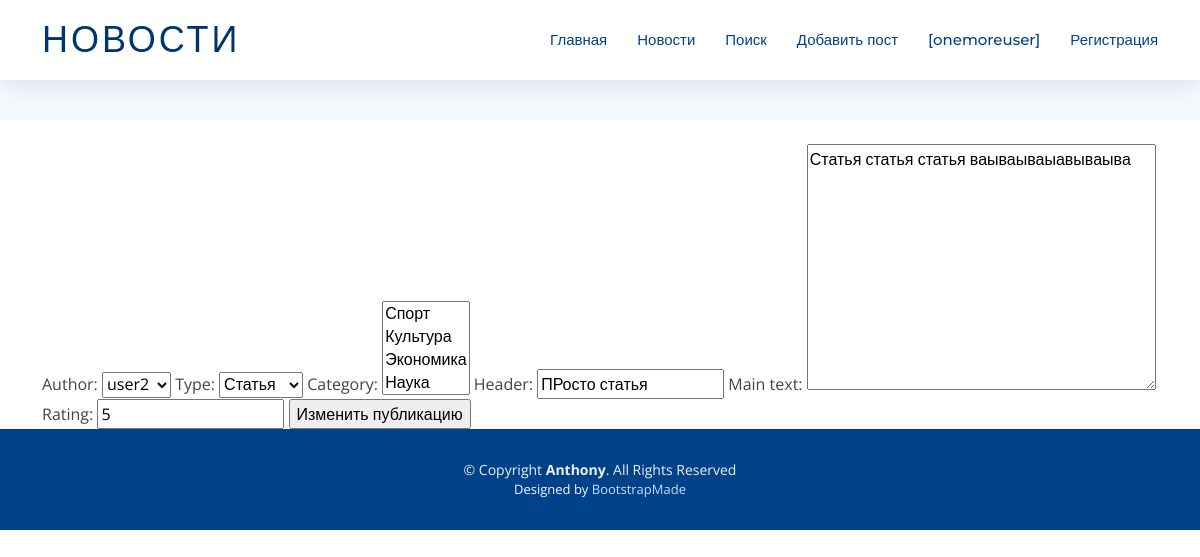
The app's page /news/123/edit/ (signed in) with its own data.
### news/models.py (models this page shows, shortened)
class Post(models.Model):
    author = models.ForeignKey(Author, null=False, on_delete = models.CASCADE)
    article = 'ar'
    news = 'nw'
    TYPES = [
        (article, 'Статья'),
        (news, 'Новость'),
    ]
    type = models.CharField(max_length = 2,
                                choices = TYPES,
                                default = news)
    creation_date_time = models.DateTimeField(auto_now_add = True)
    category = models.ManyToManyField(Category, through = 'PostCategory')
    header = models.CharField(max_length=255, null=False)
    main_text = models.TextField()
    rating = models.IntegerField(default=0)

### news/views.py (the view)
# urls.py: path('<int:pk>/edit/', PostEdit.as_view(), name='edit_post'),
class PostEdit(LoginRequiredMixin, UpdateView):
    template_name = 'post_edit.html'
    form_class = PostForm
    def get_object(self, **kwargs):
        id = self.kwargs.get('pk')
        return Post.objects.get(pk=id)
    def get_context_data(self, **kwargs):
        context = super().get_context_data(**kwargs)
        context['is_not_author'] = not self.request.user.groups.filter(name = 'authors').exists()
        return context

### news/forms.py
class PostForm(ModelForm):
    class Meta:
        model = Post
        fields = ['author', 'type', 'category', 'header', 'main_text', 'rating']

### news/models.py (called while the page is built)
    def __str__(self):
        return f'{self.username}'

    def __str__(self):
        return f'{self.name}'

### templates/post_edit.html (shortened to what this page needs)
{% extends 'flatpages/default.html' %}
{% load custom_filters %}
{% block content %}
{% if is_not_author %}
<h1>Ошибка! Нет прав на изменение публикации.</h1>
<a class="btn-common-blue" href="{% url 'success' %}">Стать автором</a>
{% else %}
<form method="POST">
    {{ form }}
    <input type="submit" value="Изменить публикацию">
</form>
{% endif %}
{% endblock content %}

### templates/flatpages/default.html (shortened to what this page needs)
{% load static %}
{% load cache %}
    {% cache 300 header %}
        {% block header %}
<!DOCTYPE html>
<html lang="en">
<head>
  <link href="{% static 'assets/vendor/aos/aos.css' %}" rel="stylesheet">
  <link href="{% static 'assets/vendor/bootstrap/css/bootstrap.min.css' %}" rel="stylesheet">
  <link href="{% static 'assets/vendor/bootstrap-icons/bootstrap-icons.css' %}" rel="stylesheet">
  <link href="{% static 'assets/vendor/glightbox/css/glightbox.min.css' %}" rel="stylesheet">
  <link href="{% static 'assets/vendor/swiper/swiper-bundle.min.css' %}" rel="stylesheet">
  <link href="{% static 'assets/css/style.css' %}" rel="stylesheet">
</head>
<body>
  <header id="header" class="fixed-top d-flex align-items-center">
    <div class="container d-flex justify-content-between">
      <div class="logo">
        <h1><a href="/">Новости</a></h1>
      </div>
      <nav id="navbar" class="navbar">
        <ul>
          <li><a class="nav-link scrollto " href="/">Главная</a></li>
          <li><a class="nav-link scrollto" href="/news/">Новости</a></li>
          <li><a class="nav-link scrollto" href="/news/search">Поиск</a></li>
          <li><a class="nav-link scrollto" href="/news/add">Добавить пост</a></li>
          {% endblock header %}
          {% endcache %}
          {% if user.is_authenticated %}
          <li><a class="nav-link scrollto" href="/profile/">[{{ user.get_username }}]</a></li>
          <li><a class="nav-link scrollto" href="{% url 'account_logout' %}?next={{ request.path }}" >Регистрация</a></li>
          {% else %}
          <li><a class="nav-link scrollto" href="{% url 'account_login' %}?next={{ request.path }}">Войти</a></li>
          {% endif %}
        </ul>
        {% cache 300 navbar %}
        {% block navbar %}
      </nav>
    </div>
  </header>
  <main id="main">
    <section class="breadcrumbs">
    </section>
    {% endblock navbar %}
    {% endcache %}
    <section class="inner-page pt-4">
      <div class="container">
        {% block content %}{% endblock content %}
      </div>
    </section>
    {% cache 300 footer %}
    {% block footer %}
  </main>
  <footer id="footer">
    <div class="container">
      <div class="copyright">
        &copy; Copyright <strong>Anthony</strong>. All Rights Reserved
      </div>
      <div class="credits">
        Designed by <a href="https://bootstrapmade.com/">BootstrapMade</a>
      </div>
    </div>
  </footer>
</body>
</html>
{% endblock footer %}
{% endcache %}

### static/assets/css/style.css (style rules this page uses)
body { background: #fff; color: #444; font-family: "Open Sans", sans-serif; }
a { color: #007bff; text-decoration: none; transition: 0.5s; }
h1, h2, h3, h4, h5, h6 { font-family: "Montserrat", sans-serif; font-weight: 400; margin: 40px 0 10px 0; padding: 0; }
#header { height: 80px; z-index: 997; transition: all 0.5s; background: #fff; box-shadow: 0px 0px 30px rgba(127, 137, 161, 0.3); }
#header .logo h1 { font-size: 36px; margin: 0; padding: 0; font-weight: 400; letter-spacing: 3px; text-transform: uppercase; }
#header .logo h1 a, #header .logo h1 a:hover { color: #00366f; text-decoration: none; }
.navbar { padding: 0; }
.navbar ul { margin: 0; padding: 0; display: flex; list-style: none; align-items: center; }
.navbar li { position: relative; }
.navbar a, .navbar a:focus { display: flex; align-items: center; justify-content: space-between; padding: 10px 0 10px 30px; font-family: "Montserrat", sans-serif; font-size: 15px; color: #004289; font-weight: 500; white-space: nowrap; transition: 0.3s; }
section { overflow: hidden; }
.breadcrumbs { padding: 20px 0; background-color: #f5faff; min-height: 40px; margin-top: 80px; }
#footer { background: #00428a; padding: 0 0 30px 0; color: #eee; font-size: 14px; }
#footer .copyright { text-align: center; padding-top: 30px; }
#footer .credits { text-align: center; font-size: 13px; color: #f1f7ff; }
#footer .credits a { color: #bfddfe; }

### records on screen
Post: author "user2", type "Статья", header "ПРосто статья", main_text "Статья статья статья ваываываыавываыва", rating "5"

### other values on screen
{{ user.get_username }} "onemoreuser"
